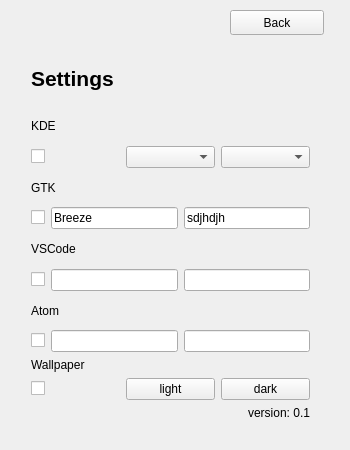
<?xml version="1.0" encoding="UTF-8"?>
<ui version="4.0">
 <class>MainWindow</class>
 <widget class="QMainWindow" name="MainWindow">
  <property name="enabled">
   <bool>true</bool>
  </property>
  <property name="geometry">
   <rect>
    <x>0</x>
    <y>0</y>
    <width>350</width>
    <height>450</height>
   </rect>
  </property>
  <property name="sizePolicy">
   <sizepolicy hsizetype="Fixed" vsizetype="Fixed">
    <horstretch>0</horstretch>
    <verstretch>0</verstretch>
   </sizepolicy>
  </property>
  <property name="minimumSize">
   <size>
    <width>350</width>
    <height>430</height>
   </size>
  </property>
  <property name="maximumSize">
   <size>
    <width>350</width>
    <height>450</height>
   </size>
  </property>
  <property name="baseSize">
   <size>
    <width>260</width>
    <height>300</height>
   </size>
  </property>
  <property name="windowTitle">
   <string>Yin &amp; Yang</string>
  </property>
  <property name="windowIcon">
   <iconset>
    <normaloff>/opt/yin-yang/src/ui/assets/yin-yang.svg</normaloff>/opt/yin-yang/src/ui/assets/yin-yang.svg</iconset>
  </property>
  <widget class="QWidget" name="centralWidget">
   <widget class="QWidget" name="verticalLayoutWidget">
    <property name="geometry">
     <rect>
      <x>20</x>
      <y>40</y>
      <width>301</width>
      <height>391</height>
     </rect>
    </property>
    <layout class="QVBoxLayout" name="verticalLayout">
     <item>
      <widget class="QLabel" name="label">
       <property name="font">
        <font>
         <pointsize>16</pointsize>
         <weight>75</weight>
         <bold>true</bold>
        </font>
       </property>
       <property name="text">
        <string>Settings</string>
       </property>
      </widget>
     </item>
     <item>
      <layout class="QVBoxLayout" name="kdesection">
       <item>
        <widget class="QLabel" name="label_2">
         <property name="text">
          <string>KDE</string>
         </property>
        </widget>
       </item>
       <item>
        <layout class="QHBoxLayout" name="horizontalLayout_2">
         <item>
          <widget class="QCheckBox" name="kde_checkbox">
           <property name="text">
            <string/>
           </property>
          </widget>
         </item>
         <item>
          <widget class="QComboBox" name="kde_combo_light"/>
         </item>
         <item>
          <widget class="QComboBox" name="kde_combo_dark"/>
         </item>
        </layout>
       </item>
      </layout>
     </item>
     <item>
      <layout class="QVBoxLayout" name="gtk">
       <item>
        <widget class="QLabel" name="label_7">
         <property name="text">
          <string>GTK</string>
         </property>
        </widget>
       </item>
       <item>
        <layout class="QHBoxLayout" name="horizontalLayout_7">
         <item>
          <widget class="QCheckBox" name="gtk_checkbox">
           <property name="text">
            <string/>
           </property>
          </widget>
         </item>
         <item>
          <widget class="QLineEdit" name="gtk_line_light">
           <property name="text">
            <string>Breeze</string>
           </property>
          </widget>
         </item>
         <item>
          <widget class="QLineEdit" name="gtk_line_dark">
           <property name="text">
            <string>sdjhdjh</string>
           </property>
          </widget>
         </item>
        </layout>
       </item>
       <item>
        <layout class="QHBoxLayout" name="horizontalLayout"/>
       </item>
      </layout>
     </item>
     <item>
      <layout class="QVBoxLayout" name="vscode">
       <item>
        <widget class="QLabel" name="label_6">
         <property name="text">
          <string>VSCode</string>
         </property>
        </widget>
       </item>
       <item>
        <layout class="QHBoxLayout" name="horizontalLayout_6">
         <item>
          <widget class="QCheckBox" name="code_checkbox">
           <property name="text">
            <string/>
           </property>
          </widget>
         </item>
         <item>
          <widget class="QLineEdit" name="code_line_light"/>
         </item>
         <item>
          <widget class="QLineEdit" name="code_line_dark"/>
         </item>
        </layout>
       </item>
      </layout>
     </item>
     <item>
      <layout class="QVBoxLayout" name="atom">
       <item>
        <widget class="QLabel" name="label_9">
         <property name="text">
          <string>Atom</string>
         </property>
        </widget>
       </item>
       <item>
        <layout class="QHBoxLayout" name="horizontalLayout_9">
         <item>
          <widget class="QCheckBox" name="atom_checkbox">
           <property name="text">
            <string/>
           </property>
          </widget>
         </item>
         <item>
          <widget class="QLineEdit" name="atom_line_light"/>
         </item>
         <item>
          <widget class="QLineEdit" name="atom_line_dark"/>
         </item>
        </layout>
       </item>
      </layout>
     </item>
     <item>
      <layout class="QVBoxLayout" name="Wallpaper">
       <item>
        <widget class="QLabel" name="label_8">
         <property name="text">
          <string>Wallpaper</string>
         </property>
        </widget>
       </item>
       <item>
        <layout class="QHBoxLayout" name="horizontalLayout_8">
         <item>
          <widget class="QCheckBox" name="wallpaper_checkbox">
           <property name="text">
            <string/>
           </property>
          </widget>
         </item>
         <item>
          <widget class="QPushButton" name="wallpaper_button_light">
           <property name="text">
            <string>light</string>
           </property>
          </widget>
         </item>
         <item>
          <widget class="QPushButton" name="wallpaper_button_dark">
           <property name="text">
            <string>dark</string>
           </property>
          </widget>
         </item>
        </layout>
       </item>
       <item>
        <widget class="QLabel" name="version_label">
         <property name="text">
          <string>version: 0.1</string>
         </property>
         <property name="alignment">
          <set>Qt::AlignRight|Qt::AlignTrailing|Qt::AlignVCenter</set>
         </property>
        </widget>
       </item>
      </layout>
     </item>
    </layout>
   </widget>
   <widget class="QPushButton" name="back_button">
    <property name="geometry">
     <rect>
      <x>230</x>
      <y>10</y>
      <width>94</width>
      <height>25</height>
     </rect>
    </property>
    <property name="text">
     <string>Back</string>
    </property>
   </widget>
  </widget>
 </widget>
 <layoutdefault spacing="6" margin="11"/>
 <resources/>
 <connections/>
</ui>
